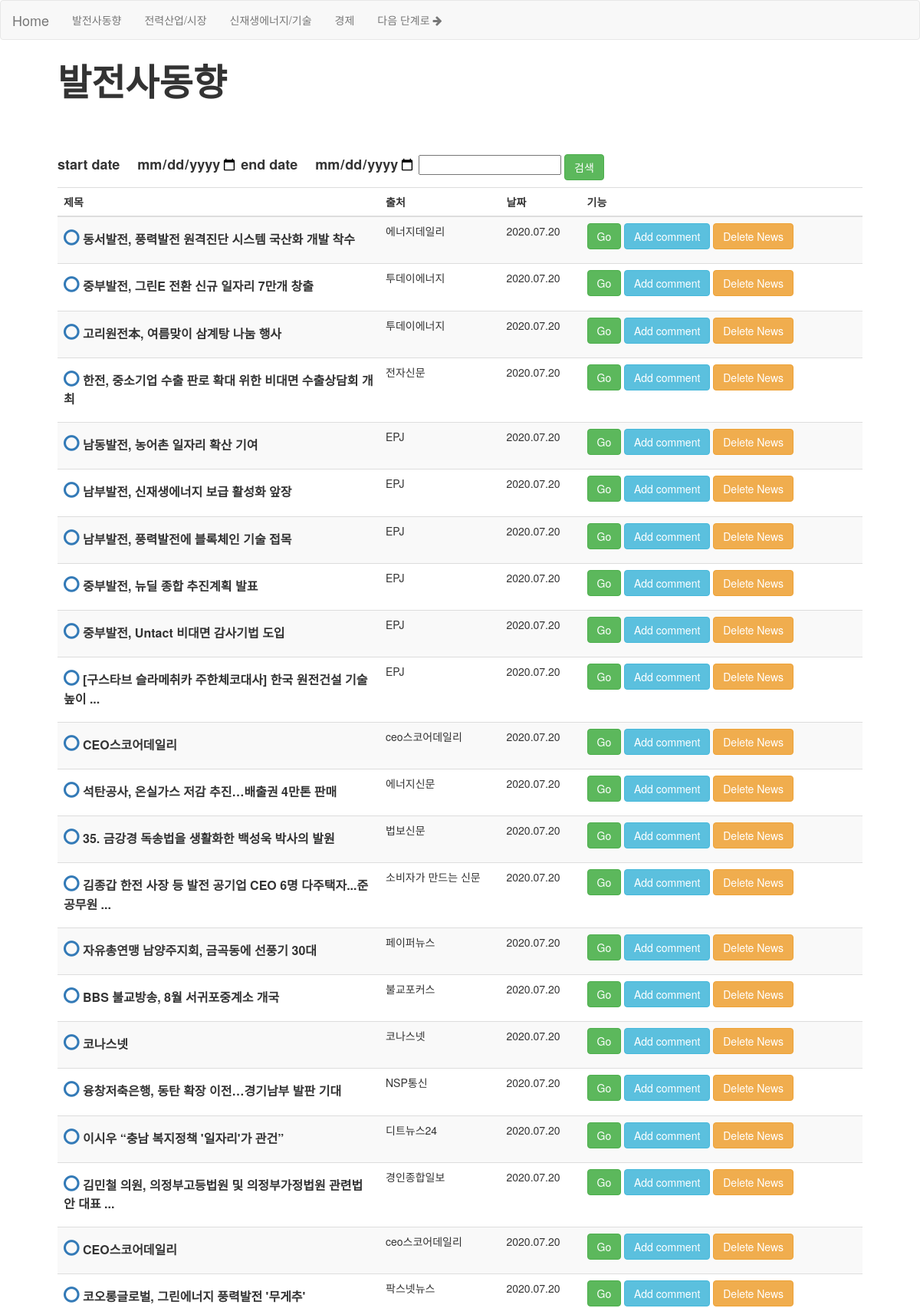
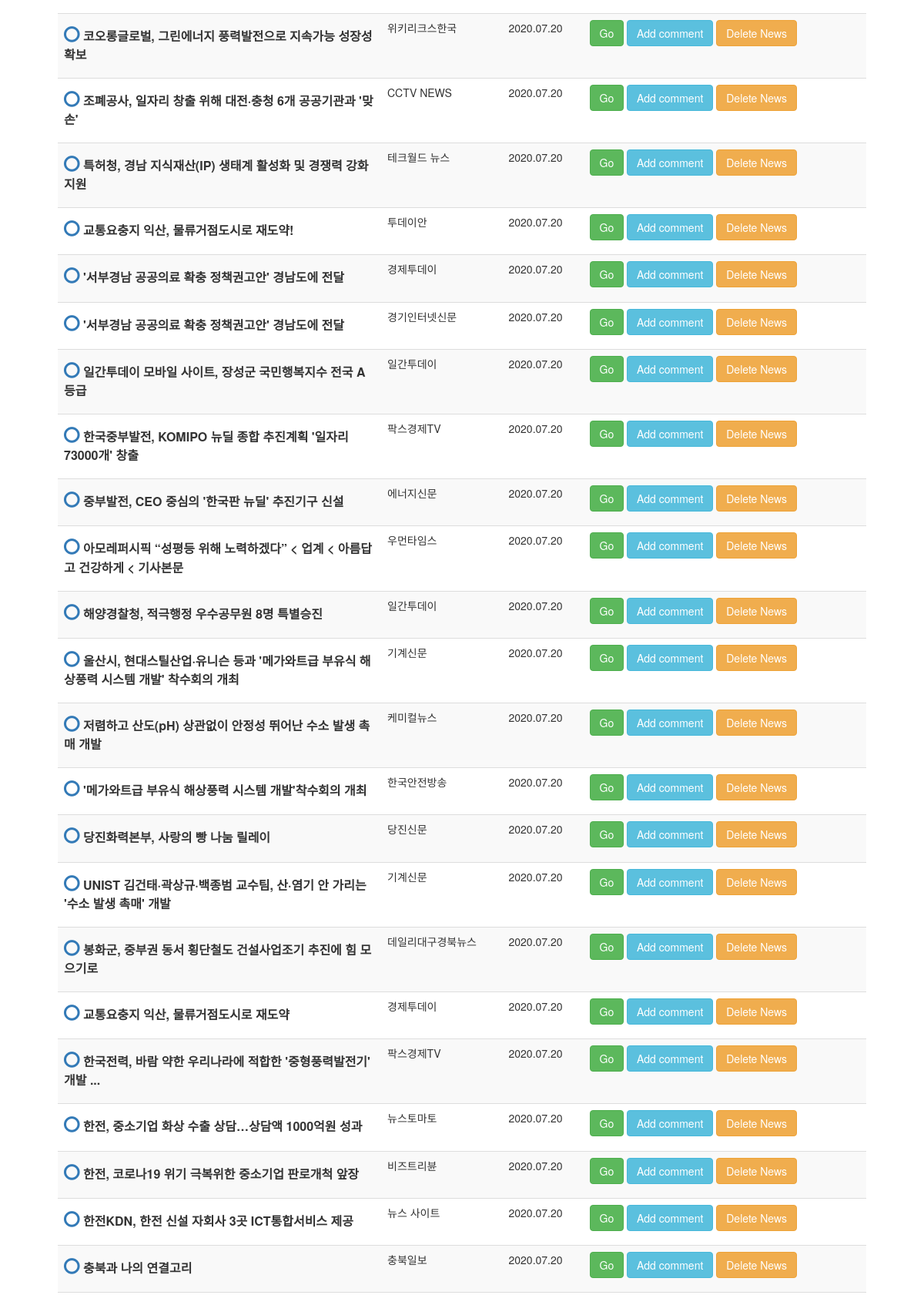
Screenshot of /발전사동향/ (upper part) with the database file from the repository (2 pictures, top to bottom).
### MorningBriefing/models.py (models this page shows, shortened)
class News(models.Model):
    Title = models.CharField(max_length=200) #<title>{% News.title%}</title>
    Link = models.CharField(max_length=2000, unique=True) #a href = {% News.link[]%}
    Published_date = models.DateField(default= None)
    Company = models.CharField(max_length=200 ,default= None)
    Importance = models.CharField(max_length=20 ,default= 0)
    Report_display = (
        ('A', '보고서출력'),
        ('B', '보고서제거'),
    )
    Display = models.CharField(
        max_length = 1,
        choices = Report_display,
        default = 'B',
    )
    Select = (
        ('A', '발전사 동향'), # 한전 #남동발전 #한국전력 #동서발전 #..... -- >
        ('B', '전력산업/시장'), #전력 #이병준 #주병권
        ('C', '신재생에너지/기술'),
        ('D', '경제'),
        ('E', '에너지'),
    )
    Data_field = models.CharField(
        max_length = 1,
        choices = Select,
        blank = True,
        default = 'm',
    )
    class Meta:
        ordering = ['Data_field', 'Published_date' , 'Importance' ]

### MorningBriefing/templates/MorningBriefing/a.html (shortened to what this page needs)
<!DOCTYPE html>
<html lang="en">
<head>
  <link rel="stylesheet" href="http://maxcdn.bootstrapcdn.com/bootstrap/3.3.6/css/bootstrap.min.css">
  <link rel="stylesheet" href="https://maxcdn.bootstrapcdn.com/font-awesome/4.7.0/css/font-awesome.min.css">
</head>
<body>
  <nav class="navbar navbar-default fixed-top">
    <div class="container-fluid">
      <div class="navbar-header">
        <a class="navbar-brand" href="{% url 'MorningBriefing:home' %}">Home</a>
      </div>
      <ul class="nav navbar-nav">
        <li><a href = "{% url 'MorningBriefing:발전사동향' %}">발전사동향</a></li>
        <li><a href = "{% url 'MorningBriefing:전력산업/시장'%}">전력산업/시장</a></li>
        <li><a href = "{% url 'MorningBriefing:신재생에너지/기술'%}">신재생에너지/기술</a></li>
        <li><a href = "{% url 'MorningBriefing:경제'%}">경제</a></li>
        <li><a href = "{% url 'MorningBriefing:뉴스수정' %}">다음 단계로 <i class="fa fa-arrow-right" aria-hidden="true"></i></a></li>
      </ul>
    </div>
  </nav>
<div class="container" style="width: 90%!important" >
    <table class="table table-striped">
        <thead>
        <tr>
        <div><B><font size=10>발전사동향</font></B></div>
        <br>
        <br>
        <br>
        </tr>
        </thead>
        <tr style= "width:40% ;margin:auto; text-align: right;" >
           <form method="post">
                  <label  style="text-align: right" > <font size = 4><B>start date<input type="date" style = "text-align: right;border: 0px; font-size: 3" name="start_date" value="{{start_date}}"></B></font>
                  <label style="text-align: right"><font size = 4><B>end date<input type="date" style = "text-align: right;border: 0px; font-size: 3" name="end_date" value="{{end_date}}"></B></font>
                  <input name="search" value="{{search}}">
                  <input type="submit" class="btn btn-success" value="검색">
          </form>
        </tr>
        <tr>
            <th scope="col" style= "width:40%">제목</th>
            <th scope="col" style= "width:15%">출처</th>
            <th scope="col" style= "width:10%">날짜</th>
            <th scope="col" style= "width:35%">기능</th>
        </tr>
        <tbody>
            {% for news in news %}
            {% if news.Data_field == 'A' %}
        <tr>
            <td class="title">
                    <p><font size=3><B>
                      <a onclick="checker({{news.pk}})" style ="font-size:18pt">
                      <span id="check_{{news.pk}}" >{%if news.Display == 'A'%}<i class="fa fa-check" aria-hidden="true"></i>{%endif%}{%if news.Display == 'B'%}<i class="fa fa-circle-o" aria-hidden="true"></i>{%endif%}</span></a>
                       {{news.Title|safe}}
            </td>
            <td class="company">
              {{news.Company}}
            </td>
            <td class="date">{{news.Published_date|date:"Y.m.d"}}
            </td>
                <td class="action">
                  <button type="submit" class="btn btn-success"  style="text-align:right;" onclick="window.open('{{news.Link}}')">Go</button>
                   <a  data-toggle="modal" class="btn btn-info" data-target="#addcomment{{news.pk}}">Add comment</a></b></h1>
                   <a href="{% url 'MorningBriefing:delete_news' pk=news.pk %}" class="btn btn-warning del" role="button" onclick="return confirm('정말 삭제하시겠습니까?')">Delete News</a>
 </td></tr>
            {% endif %}
            {% endfor %}
        </tbody>
    </table>
</div>
</body>

### rows the page displays
News: Display "B" (drawn), Title "동서발전, 풍력발전 원격진단 시스템 국산화 개발 착수", Company "에너지데일리", Published_date "2020.07.20"
News: Display "B" (drawn), Title "중부발전, 그린E 전환 신규 일자리 7만개 창출", Company "투데이에너지", Published_date "2020.07.20"
News: Display "B" (drawn), Title "고리원전本, 여름맞이 삼계탕 나눔 행사", Company "투데이에너지", Published_date "2020.07.20"
News: Display "B" (drawn), Title "한전, 중소기업 수출 판로 확대 위한 비대면 수출상담회 개최", Company "전자신문", Published_date "2020.07.20"
News: Display "B" (drawn), Title "남동발전, 농어촌 일자리 확산 기여", Company "EPJ", Published_date "2020.07.20"
News: Display "B" (drawn), Title "남부발전, 신재생에너지 보급 활성화 앞장", Company "EPJ", Published_date "2020.07.20"
News: Display "B" (drawn), Title "남부발전, 풍력발전에 블록체인 기술 접목", Company "EPJ", Published_date "2020.07.20"
News: Display "B" (drawn), Title "중부발전, 뉴딜 종합 추진계획 발표", Company "EPJ", Published_date "2020.07.20"
News: Display "B" (drawn), Title "중부발전, Untact 비대면 감사기법 도입", Company "EPJ", Published_date "2020.07.20"
News: Display "B" (drawn), Title "[구스타브 슬라메취카 주한체코대사] 한국 원전건설 기술 높이 ...", Company "EPJ", Published_date "2020.07.20"
News: Display "B" (drawn), Title "CEO스코어데일리", Company "ceo스코어데일리", Published_date "2020.07.20"
News: Display "B" (drawn), Title "석탄공사, 온실가스 저감 추진…배출권 4만톤 판매", Company "에너지신문", Published_date "2020.07.20"
News: Display "B" (drawn), Title "35. 금강경 독송법을 생활화한 백성욱 박사의 발원", Company "법보신문", Published_date "2020.07.20"
News: Display "B" (drawn), Title "김종갑 한전 사장 등 발전 공기업 CEO 6명 다주택자...준공무원 ...", Company "소비자가 만드는 신문", Published_date "2020.07.20"
News: Display "B" (drawn), Title "자유총연맹 남양주지회, 금곡동에 선풍기 30대", Company "페이퍼뉴스", Published_date "2020.07.20"
News: Display "B" (drawn), Title "BBS 불교방송, 8월 서귀포중계소 개국", Company "불교포커스", Published_date "2020.07.20"
News: Display "B" (drawn), Title "코나스넷", Company "코나스넷", Published_date "2020.07.20"
News: Display "B" (drawn), Title "융창저축은행, 동탄 확장 이전…경기남부 발판 기대", Company "NSP통신", Published_date "2020.07.20"
News: Display "B" (drawn), Title "이시우 “충남 복지정책 '일자리'가 관건”", Company "디트뉴스24", Published_date "2020.07.20"
News: Display "B" (drawn), Title "김민철 의원, 의정부고등법원 및 의정부가정법원 관련법안 대표 ...", Company "경인종합일보", Published_date "2020.07.20"
News: Display "B" (drawn), Title "CEO스코어데일리", Company "ceo스코어데일리", Published_date "2020.07.20"
News: Display "B" (drawn), Title "코오롱글로벌, 그린에너지 풍력발전 '무게추'", Company "팍스넷뉴스", Published_date "2020.07.20"
News: Display "B" (drawn), Title "코오롱글로벌, 그린에너지 풍력발전으로 지속가능 성장성 확보", Company "위키리크스한국", Published_date "2020.07.20"
News: Display "B" (drawn), Title "조폐공사, 일자리 창출 위해 대전·충청 6개 공공기관과 '맞손'", Company "CCTV NEWS", Published_date "2020.07.20"
News: Display "B" (drawn), Title "특허청, 경남 지식재산(IP) 생태계 활성화 및 경쟁력 강화 지원", Company "테크월드 뉴스", Published_date "2020.07.20"
News: Display "B" (drawn), Title "교통요충지 익산, 물류거점도시로 재도약!", Company "투데이안", Published_date "2020.07.20"
News: Display "B" (drawn), Title "'서부경남 공공의료 확충 정책권고안' 경남도에 전달", Company "경제투데이", Published_date "2020.07.20"
News: Display "B" (drawn), Title "'서부경남 공공의료 확충 정책권고안' 경남도에 전달", Company "경기인터넷신문", Published_date "2020.07.20"
News: Display "B" (drawn), Title "일간투데이 모바일 사이트, 장성군 국민행복지수 전국 A등급", Company "일간투데이", Published_date "2020.07.20"
News: Display "B" (drawn), Title "한국중부발전, KOMIPO 뉴딜 종합 추진계획 '일자리 73000개' 창출", Company "팍스경제TV", Published_date "2020.07.20"
News: Display "B" (drawn), Title "중부발전, CEO 중심의 '한국판 뉴딜' 추진기구 신설", Company "에너지신문", Published_date "2020.07.20"
News: Display "B" (drawn), Title "아모레퍼시픽 “성평등 위해 노력하겠다” < 업계 < 아름답고 건강하게 < 기사본문", Company "우먼타임스", Published_date "2020.07.20"
News: Display "B" (drawn), Title "해양경찰청, 적극행정 우수공무원 8명 특별승진", Company "일간투데이", Published_date "2020.07.20"
News: Display "B" (drawn), Title "울산시, 현대스틸산업·유니슨 등과 '메가와트급 부유식 해상풍력 시스템 개발' 착수회의 개최", Company "기계신문", Published_date "2020.07.20"
News: Display "B" (drawn), Title "저렴하고 산도(pH) 상관없이 안정성 뛰어난 수소 발생 촉매 개발", Company "케미컬뉴스", Published_date "2020.07.20"
News: Display "B" (drawn), Title "'메가와트급 부유식 해상풍력 시스템 개발'착수회의 개최", Company "한국안전방송", Published_date "2020.07.20"
News: Display "B" (drawn), Title "당진화력본부, 사랑의 빵 나눔 릴레이", Company "당진신문", Published_date "2020.07.20"
News: Display "B" (drawn), Title "UNIST 김건태·곽상규·백종범 교수팀, 산·염기 안 가리는 '수소 발생 촉매' 개발", Company "기계신문", Published_date "2020.07.20"
News: Display "B" (drawn), Title "봉화군, 중부권 동서 횡단철도 건설사업조기 추진에 힘 모으기로", Company "데일리대구경북뉴스", Published_date "2020.07.20"
News: Display "B" (drawn), Title "교통요충지 익산, 물류거점도시로 재도약", Company "경제투데이", Published_date "2020.07.20"
News: Display "B" (drawn), Title "한국전력, 바람 약한 우리나라에 적합한 '중형풍력발전기' 개발 ...", Company "팍스경제TV", Published_date "2020.07.20"
News: Display "B" (drawn), Title "한전, 중소기업 화상 수출 상담…상담액 1000억원 성과", Company "뉴스토마토", Published_date "2020.07.20"
News: Display "B" (drawn), Title "한전, 코로나19 위기 극복위한 중소기업 판로개척 앞장", Company "비즈트리뷴", Published_date "2020.07.20"
News: Display "B" (drawn), Title "한전KDN, 한전 신설 자회사 3곳 ICT통합서비스 제공", Company "뉴스 사이트", Published_date "2020.07.20"
News: Display "B" (drawn), Title "충북과 나의 연결고리", Company "충북일보", Published_date "2020.07.20"
